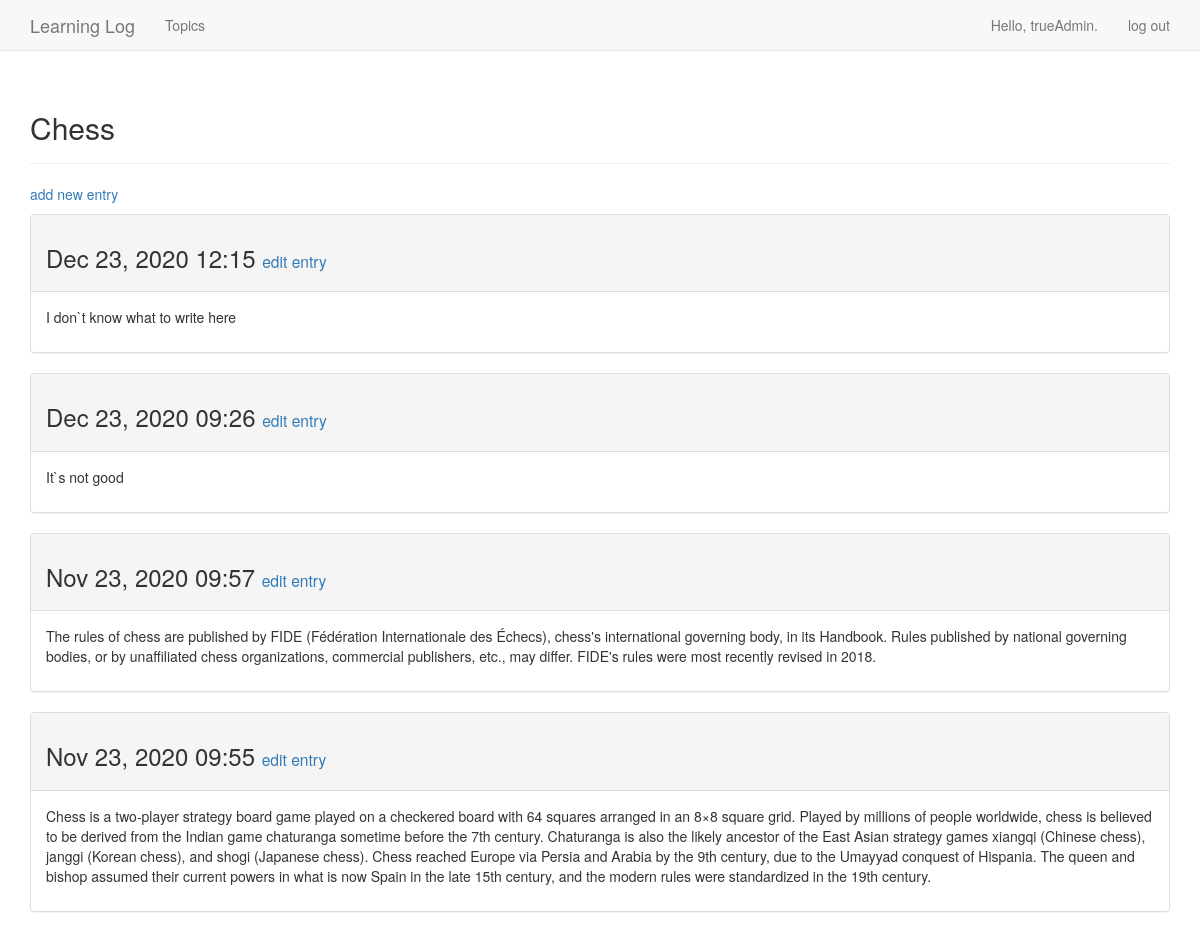
/topics/1/ (signed in), run on the app's committed database.
### l_logs/models.py (models this page shows, shortened)
class Topic(models.Model):
    text = models.CharField(max_length=200)
    date_added = models.DateTimeField(auto_now_add=True)
    owner = models.ForeignKey(User, on_delete=models.PROTECT)
    def __str__(self):
        return self.text

class Entry(models.Model):
    topic = models.ForeignKey(Topic, on_delete=models.PROTECT)
    text = models.TextField()
    date_added = models.DateTimeField(auto_now_add=True)
    class Meta:
        verbose_name_plural = 'entries'

### l_logs/views.py (the view)
# urls.py: path('topics/<int:topic_id>/', views.topic, name='topic'),
@login_required
def topic(request, topic_id):
    topic = Topic.objects.get(id=topic_id)
    check_topic_owner(request, topic)
    entries = topic.entry_set.order_by('-date_added')
    context = {'topic' : topic, 'entries' : entries}
    return render(request, 'l_logs/topic.html', context)

### l_logs/views.py (called while the page is built)
def check_topic_owner(request, topic):
    if topic.owner != request.user:
        raise Http404

### l_logs/templates/l_logs/topic.html
{% extends 'l_logs/base.html' %}
{% block header %}
  <h2>{{ topic }}</h2>
{% endblock header %}
{% block content %}
  <p>
    <a href="{% url 'l_logs:new_entry' topic.id %}">add new entry</a>
  </p>
  {% for entry in entries %}
    <div class="panel panel-default">
      <div class="panel-heading">
        <h3>
          {{ entry.date_added|date:'M d, Y H:i' }}
          <small>
            <a href="{% url 'l_logs:edit_entry' entry.id %}">edit entry</a>
          </small>
        </h3>
      </div>
      <div class="panel-body">
        {{ entry.text|linebreaks }}
      </div>
    </div>
  {% empty %}
    There are no entries for this topic yet.
  {% endfor %}
{% endblock content %}

### l_logs/templates/l_logs/base.html (shortened to what this page needs)
{% load bootstrap3 %}
<!DOCTYPE html>
<html lang="en">
  <head>
    {% bootstrap_css %}
  </head>
  <body>
    <nav class="navbar navbar-default navbar-static-top">
      <div class="container">
        <div class="navbar-header">
          <a class="navbar-brand" href="{% url 'l_logs:index' %}">
            Learning Log
          </a>
        </div>
        <div id="navbar" class="navbar-collapse collapse">
          <ul class="nav navbar-nav">
            <li><a href="{% url 'l_logs:topics' %}">Topics</a></li>
          </ul>
          <ul class="nav navbar-nav navbar-right">
            {% if user.is_authenticated %}
              <li><a>Hello, {{ user.username }}.</a></li>
              <li><a href="{% url 'users:logout' %}">log out</a></li>
            {% else %}
              <li><a href="{% url 'users:register' %}">register</a></li>
              <li><a href="{% url 'users:login' %}">log in</a></li>
            {% endif %}
          </ul>
        </div>
      </div>
    </nav>
      <div class="container">
        <div class="page-header">
          {% block header %}{% endblock header %}
        </div>
        <div>
          {% block content %}{% endblock content %}
        </div>
      </div>
  </body>
</html>

### data on the page
Topic: text "Chess"
Entry: date_added "Dec 23, 2020 12:15", text "I don`t know what to write here"
Entry: date_added "Dec 23, 2020 09:26", text "It`s not good"
Entry: date_added "Nov 23, 2020 09:57", text "The rules of chess are published by FIDE (Fédération Internationale des Échecs), chess's international governing body, in its Handbook. Rules published by national governing bodies, or by unaffiliated chess organizations, commercial publishers, etc., may differ. FIDE's rules were most recently revised in 2018."
Entry: date_added "Nov 23, 2020 09:55", text "Chess is a two-player strategy board game played on a checkered board with 64 squares arranged in an 8×8 square grid. Played by millions of people worldwide, chess is believed to be derived from the Indian game chaturanga sometime before the 7th century. Chaturanga is also the likely ancestor of the East Asian strategy games xiangqi (Chinese chess), janggi (Korean chess), and shogi (Japanese chess). Chess reached Europe via Persia and Arabia by the 9th century, due to the Umayyad conquest of Hispania. The queen and bishop assumed their current powers in what is now Spain in the late 15th century, and the modern rules were standardized in the 19th century."

### other printed values
{{ user.username }} "trueAdmin"
